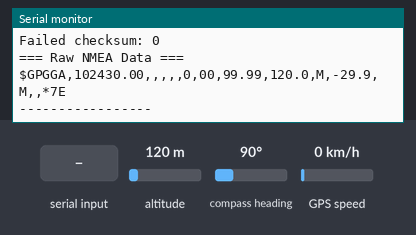
Simulated run of this sketch. Board: ESP32. Parts: the last lines printed to the serial monitor. Inputs (shaded band) come from the test bench; at power-on: altitude 120 m, compass heading 90°, GPS speed 0 km/h. The GPS gets a fix after 3 s at 37.7749, -122.4194 with 8 satellites.

Above: at 1.2 s.
1.3 s: altitude set to 20 m
At 2.7 s:
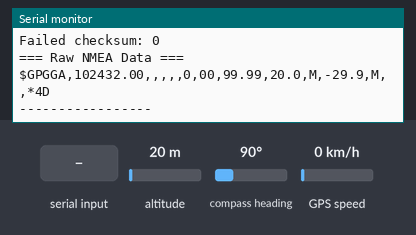
5.5 s: altitude set to 500 m
At 7.3 s:
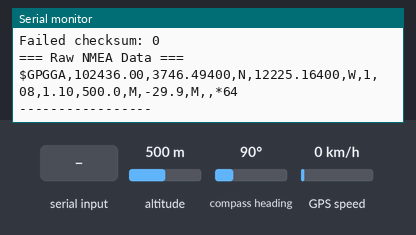
9.6 s: "1" received over the second serial link
11.1 s: compass heading set to 7°
At 12.5 s:
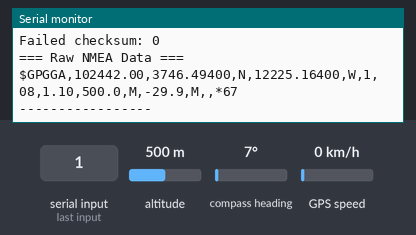
12.6 s: altitude set to 250 m
At 15.1 s:
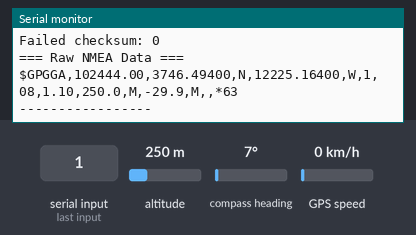
18.6 s: "0" received over the second serial link
Timing chart, 0 to 21.1 s (numbered marks = the images above; inputs shaded):
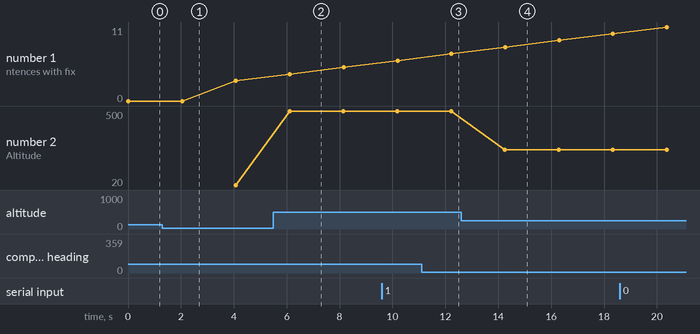

Measured:
- after the input at 1.3 s, the serial monitor: prints a new line after 0.75 s (image 1)
- after the input at 5.5 s, the serial monitor: prints a new line after 0.61 s (image 2)
- after the input at 11.1 s, the serial monitor: prints a new line after 1.1 s (image 3)
- after the input at 12.6 s, the serial monitor: prints a new line after 1.7 s (image 4)
- plotted number 2: 20 → 500 after the input at 5.5 s, 500 → 250 after the input at 12.6 s

The sketch:

noe7m.ino
```cpp
#include <TinyGPSPlus.h>
#include <HardwareSerial.h>

TinyGPSPlus gps;
HardwareSerial SerialGPS(2); // Use UART2

void setup() {
  Serial.begin(115200);
  SerialGPS.begin(9600, SERIAL_8N1, 13, 14);  // RX=13, TX=14

  Serial.println(F("NEO-7M GPS Detailed Status"));
  Serial.println(F("-------------------------"));
}

void loop() {
  // Process available GPS data
  while (SerialGPS.available() > 0) {
    if (gps.encode(SerialGPS.read())) {
      displayGPSDetails();
    }
  }

  // Check if GPS is working after 5 seconds
  if (millis() > 5000 && gps.charsProcessed() < 10) {
    Serial.println(F("WARNING: No GPS data - check wiring!"));
    while(true);
  }
}

void displayGPSDetails() {
  Serial.println(F("\n=== GPS Status ==="));

  // Location
  Serial.print(F("Location: "));
  if (gps.location.isValid()) {
    Serial.print(F("Lat: "));
    Serial.print(gps.location.lat(), 6);
    Serial.print(F(" Long: "));
    Serial.println(gps.location.lng(), 6);
  } else {
    Serial.println(F("INVALID"));
  }

  // Satellites
  Serial.print(F("Satellites: "));
  if (gps.satellites.isValid()) {
    Serial.print(gps.satellites.value());
    Serial.print(F(" in view. Quality: "));
    Serial.println(gps.hdop.value()); // Lower = better. <1 = excellent
  } else {
    Serial.println(F("INVALID"));
  }

  // Altitude
  Serial.print(F("Altitude: "));
  if (gps.altitude.isValid()) {
    Serial.print(gps.altitude.meters());
    Serial.println(F("m"));
  } else {
    Serial.println(F("INVALID"));
  }

  // Speed
  Serial.print(F("Speed: "));
  if (gps.speed.isValid()) {
    Serial.print(gps.speed.kmph());
    Serial.println(F(" km/h"));
  } else {
    Serial.println(F("INVALID"));
  }

  // Course
  Serial.print(F("Course: "));
  if (gps.course.isValid()) {
    Serial.print(gps.course.deg());
    Serial.println(F("°"));
  } else {
    Serial.println(F("INVALID"));
  }

  // Date/Time
  Serial.print(F("Date/Time: "));
  if (gps.date.isValid() && gps.time.isValid()) {
    Serial.print(gps.date.year());
    Serial.print(F("-"));
    Serial.print(gps.date.month());
    Serial.print(F("-"));
    Serial.print(gps.date.day());
    Serial.print(F(" "));
    if (gps.time.hour() < 10) Serial.print(F("0"));
    Serial.print(gps.time.hour());
    Serial.print(F(":"));
    if (gps.time.minute() < 10) Serial.print(F("0"));
    Serial.print(gps.time.minute());
    Serial.print(F(":"));
    if (gps.time.second() < 10) Serial.print(F("0"));
    Serial.println(gps.time.second());
  } else {
    Serial.println(F("INVALID"));
  }

  // Stats
  Serial.println(F("\n=== Signal Stats ==="));
  Serial.print(F("Characters processed: "));
  Serial.println(gps.charsProcessed());
  Serial.print(F("Sentences with fix: "));
  Serial.println(gps.sentencesWithFix());
  Serial.print(F("Failed checksum: "));
  Serial.println(gps.failedChecksum());

  // Show raw NMEA sentences
  Serial.println(F("\n=== Raw NMEA Data ==="));
  while (SerialGPS.available() > 0) {
    Serial.write(SerialGPS.read());
  }

  Serial.println(F("\n-----------------"));
  delay(2000); // Update every 2 seconds
}
```
